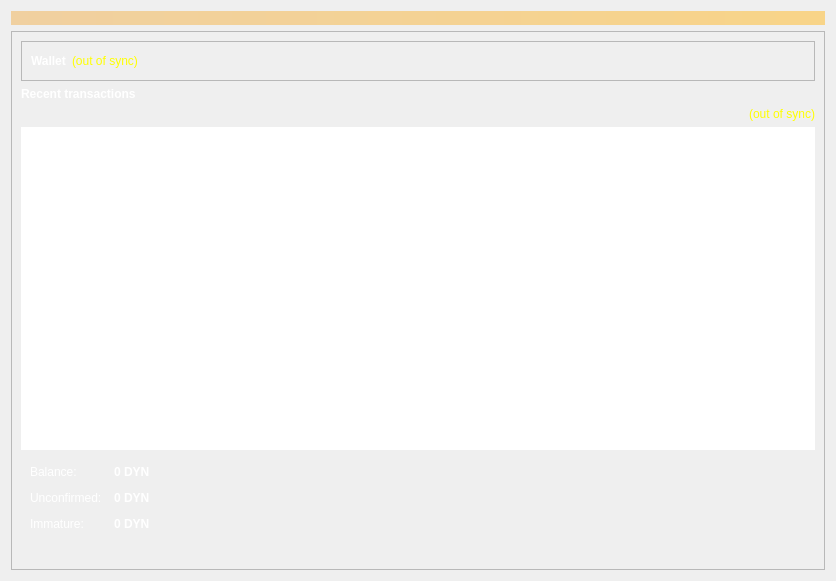
<?xml version="1.0" encoding="UTF-8"?>
<ui version="4.0">
 <class>OverviewPage</class>
 <widget class="QWidget" name="OverviewPage">
  <property name="geometry">
   <rect>
    <x>0</x>
    <y>0</y>
    <width>836</width>
    <height>581</height>
   </rect>
  </property>
  <property name="windowTitle">
   <string>Form</string>
  </property>
  <property name="styleSheet">
   <string notr="true">background-image: url(:/images/splash);
color: rgb(255, 255, 255);</string>
  </property>
  <layout class="QVBoxLayout" name="topLayout">
   <item>
    <widget class="QLabel" name="labelAlerts">
     <property name="visible">
      <bool>false</bool>
     </property>
     <property name="styleSheet">
      <string notr="true">background-color: qlineargradient(x1: 0, y1: 0, x2: 1, y2: 0, stop:0 #F0D0A0, stop:1 #F8D488); color:#000000;</string>
     </property>
     <property name="wordWrap">
      <bool>true</bool>
     </property>
     <property name="margin">
      <number>3</number>
     </property>
    </widget>
   </item>
   <item>
    <layout class="QHBoxLayout" name="horizontalLayout" stretch="1">
     <item>
      <layout class="QVBoxLayout" name="verticalLayout_3">
       <item>
        <widget class="QFrame" name="frame_2">
         <property name="frameShape">
          <enum>QFrame::StyledPanel</enum>
         </property>
         <property name="frameShadow">
          <enum>QFrame::Raised</enum>
         </property>
         <layout class="QVBoxLayout" name="verticalLayout">
          <item>
           <layout class="QHBoxLayout" name="horizontalLayout_2"/>
          </item>
          <item>
           <layout class="QVBoxLayout" name="verticalLayout_2">
            <item>
             <widget class="QFrame" name="frame">
              <property name="frameShape">
               <enum>QFrame::StyledPanel</enum>
              </property>
              <property name="frameShadow">
               <enum>QFrame::Raised</enum>
              </property>
              <layout class="QVBoxLayout" name="verticalLayout_4">
               <item>
                <layout class="QHBoxLayout" name="horizontalLayout_4">
                 <item>
                  <widget class="QLabel" name="label_5">
                   <property name="font">
                    <font>
                     <weight>75</weight>
                     <bold>true</bold>
                    </font>
                   </property>
                   <property name="styleSheet">
                    <string notr="true">color: rgb(255, 255, 255);</string>
                   </property>
                   <property name="text">
                    <string>Wallet</string>
                   </property>
                  </widget>
                 </item>
                 <item>
                  <widget class="QLabel" name="labelWalletStatus">
                   <property name="toolTip">
                    <string>The displayed information may be out of date. Your wallet automatically synchronizes with the Dynasty network after a connection is established, but this process has not completed yet.</string>
                   </property>
                   <property name="styleSheet">
                    <string notr="true">QLabel { color: yellow; }</string>
                   </property>
                   <property name="text">
                    <string notr="true">(out of sync)</string>
                   </property>
                   <property name="alignment">
                    <set>Qt::AlignLeading|Qt::AlignLeft|Qt::AlignVCenter</set>
                   </property>
                  </widget>
                 </item>
                 <item>
                  <spacer name="horizontalSpacer_2">
                   <property name="orientation">
                    <enum>Qt::Horizontal</enum>
                   </property>
                   <property name="sizeHint" stdset="0">
                    <size>
                     <width>40</width>
                     <height>20</height>
                    </size>
                   </property>
                  </spacer>
                 </item>
                </layout>
               </item>
              </layout>
             </widget>
            </item>
            <item>
             <widget class="QLabel" name="label_4">
              <property name="styleSheet">
               <string notr="true">color: rgb(255, 255, 255);</string>
              </property>
              <property name="text">
               <string>&lt;b&gt;Recent transactions&lt;/b&gt;</string>
              </property>
             </widget>
            </item>
            <item>
             <widget class="QLabel" name="labelTransactionsStatus">
              <property name="toolTip">
               <string>The displayed information may be out of date. Your wallet automatically synchronizes with the Dynasty network after a connection is established, but this process has not completed yet.</string>
              </property>
              <property name="styleSheet">
               <string notr="true">QLabel { color: yellow; }</string>
              </property>
              <property name="text">
               <string notr="true">(out of sync)</string>
              </property>
              <property name="alignment">
               <set>Qt::AlignRight|Qt::AlignTrailing|Qt::AlignVCenter</set>
              </property>
             </widget>
            </item>
            <item>
             <widget class="QListView" name="listTransactions">
              <property name="styleSheet">
               <string notr="true">color: rgb(255, 255, 255);</string>
              </property>
              <property name="frameShape">
               <enum>QFrame::NoFrame</enum>
              </property>
              <property name="verticalScrollBarPolicy">
               <enum>Qt::ScrollBarAlwaysOff</enum>
              </property>
              <property name="horizontalScrollBarPolicy">
               <enum>Qt::ScrollBarAlwaysOff</enum>
              </property>
              <property name="selectionMode">
               <enum>QAbstractItemView::NoSelection</enum>
              </property>
             </widget>
            </item>
            <item>
             <widget class="QFrame" name="frame">
              <property name="styleSheet">
               <string notr="true">color: rgb(255, 255, 255);</string>
              </property>
              <layout class="QFormLayout" name="formLayout_2">
               <property name="fieldGrowthPolicy">
                <enum>QFormLayout::AllNonFixedFieldsGrow</enum>
               </property>
               <property name="horizontalSpacing">
                <number>12</number>
               </property>
               <property name="verticalSpacing">
                <number>12</number>
               </property>
               <item row="2" column="0">
                <widget class="QLabel" name="label">
                 <property name="styleSheet">
                  <string notr="true">color: rgb(255, 255, 255);</string>
                 </property>
                 <property name="text">
                  <string>Balance:</string>
                 </property>
                </widget>
               </item>
               <item row="2" column="1">
                <widget class="QLabel" name="labelBalance">
                 <property name="font">
                  <font>
                   <weight>75</weight>
                   <bold>true</bold>
                  </font>
                 </property>
                 <property name="cursor">
                  <cursorShape>IBeamCursor</cursorShape>
                 </property>
                 <property name="toolTip">
                  <string>Your current balance</string>
                 </property>
                 <property name="styleSheet">
                  <string notr="true">color: rgb(255, 255, 255);
</string>
                 </property>
                 <property name="text">
                  <string notr="true">0 DYN</string>
                 </property>
                 <property name="textInteractionFlags">
                  <set>Qt::LinksAccessibleByMouse|Qt::TextSelectableByKeyboard|Qt::TextSelectableByMouse</set>
                 </property>
                </widget>
               </item>
               <item row="3" column="0">
                <widget class="QLabel" name="label_3">
                 <property name="styleSheet">
                  <string notr="true">color: rgb(255, 255, 255);</string>
                 </property>
                 <property name="text">
                  <string>Unconfirmed:</string>
                 </property>
                </widget>
               </item>
               <item row="3" column="1">
                <widget class="QLabel" name="labelUnconfirmed">
                 <property name="font">
                  <font>
                   <weight>75</weight>
                   <bold>true</bold>
                  </font>
                 </property>
                 <property name="cursor">
                  <cursorShape>IBeamCursor</cursorShape>
                 </property>
                 <property name="toolTip">
                  <string>Total of transactions that have yet to be confirmed, and do not yet count toward the current balance</string>
                 </property>
                 <property name="styleSheet">
                  <string notr="true">color: rgb(255, 255, 255);</string>
                 </property>
                 <property name="text">
                  <string notr="true">0 DYN</string>
                 </property>
                 <property name="textInteractionFlags">
                  <set>Qt::LinksAccessibleByMouse|Qt::TextSelectableByKeyboard|Qt::TextSelectableByMouse</set>
                 </property>
                </widget>
               </item>
               <item row="4" column="0">
                <widget class="QLabel" name="labelImmatureText">
                 <property name="styleSheet">
                  <string notr="true">color: rgb(255, 255, 255);</string>
                 </property>
                 <property name="text">
                  <string>Immature:</string>
                 </property>
                </widget>
               </item>
               <item row="4" column="1">
                <widget class="QLabel" name="labelImmature">
                 <property name="font">
                  <font>
                   <weight>75</weight>
                   <bold>true</bold>
                  </font>
                 </property>
                 <property name="toolTip">
                  <string>Mined balance that has not yet matured</string>
                 </property>
                 <property name="styleSheet">
                  <string notr="true">color: rgb(255, 255, 255);
</string>
                 </property>
                 <property name="text">
                  <string notr="true">0 DYN</string>
                 </property>
                 <property name="textInteractionFlags">
                  <set>Qt::LinksAccessibleByMouse|Qt::TextSelectableByKeyboard|Qt::TextSelectableByMouse</set>
                 </property>
                </widget>
               </item>
              </layout>
             </widget>
            </item>
           </layout>
          </item>
          <item>
           <spacer name="horizontalSpacer">
            <property name="orientation">
             <enum>Qt::Horizontal</enum>
            </property>
            <property name="sizeHint" stdset="0">
             <size>
              <width>40</width>
              <height>20</height>
             </size>
            </property>
           </spacer>
          </item>
         </layout>
        </widget>
       </item>
      </layout>
     </item>
    </layout>
   </item>
  </layout>
 </widget>
 <resources/>
 <connections/>
</ui>
